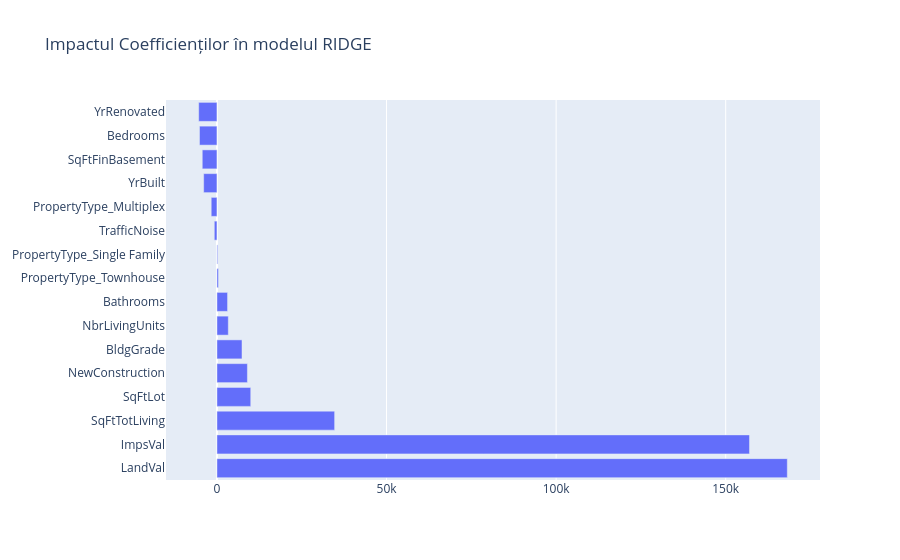

Notebook code for this chart:
### Code cell
import plotly.graph_objects as go
df_coef_scalat_ridge['Importanta_val_absoluta'] = abs(df_coef_scalat_ridge.Coeficient)
df_coef_scalat_ridge['Importanta'] = df_coef_scalat_ridge.Coeficient
fig = go.Figure()
fig.add_trace(go.Bar(
            x=df_coef_scalat_ridge.sort_values(by = 'Importanta', ascending = False).Importanta,
            y=df_coef_scalat_ridge.sort_values(by = 'Importanta', ascending = False).Predictor,
            orientation='h'))

fig.update_layout( title = "Impactul Coefficienților în modelul RIDGE")
fig.show()

### Figure 1 — Plotly figure (JSON) as saved in the notebook; plotly's stock layout.template omitted (floating-point values rounded to 4 significant figures)
{"data": [{"orientation": "h", "type": "bar", "x": [168200.0, 157000.0, 34700.0, 9964.0, 8981.0, 7387.0, 3348.0, 3126.0, 434.1, 214.2, -784.4, -1693.0, -3917.0, -4330.0, -5148.0, -5380.0], "y": ["LandVal", "ImpsVal", "SqFtTotLiving", "SqFtLot", "NewConstruction", "BldgGrade", "NbrLivingUnits", "Bathrooms", "PropertyType_Townhouse", "PropertyType_Single Family", "TrafficNoise", "PropertyType_Multiplex", "YrBuilt", "SqFtFinBasement", "Bedrooms", "YrRenovated"]}], "layout": {"title": {"text": "Impactul Coefficienților în modelul RIDGE"}}}
